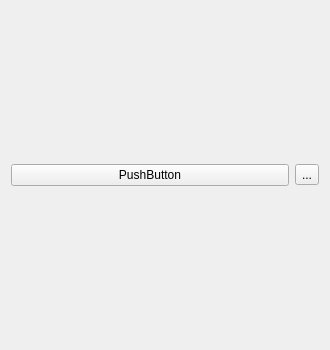
<?xml version="1.0" encoding="UTF-8"?>
<ui version="4.0">
 <class>UserItem</class>
 <widget class="QWidget" name="UserItem">
  <property name="geometry">
   <rect>
    <x>0</x>
    <y>0</y>
    <width>330</width>
    <height>350</height>
   </rect>
  </property>
  <property name="windowTitle">
   <string>Form</string>
  </property>
  <layout class="QVBoxLayout" name="verticalLayout">
   <item>
    <layout class="QHBoxLayout" name="horizontalLayout">
     <item>
      <widget class="QPushButton" name="pushButton">
       <property name="text">
        <string>PushButton</string>
       </property>
      </widget>
     </item>
     <item>
      <widget class="QToolButton" name="toolButton">
       <property name="text">
        <string>...</string>
       </property>
      </widget>
     </item>
    </layout>
   </item>
  </layout>
 </widget>
 <resources/>
 <connections/>
</ui>
